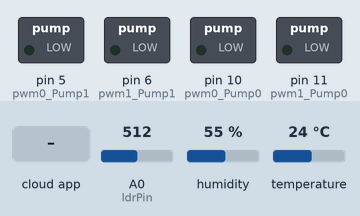
Simulated run of this sketch. Board: Arduino Mega 2560, built with avr-gcc and run on an emulated ATmega2560. On the bench: switched loads named in the sketch (green lamp = pin HIGH). Inputs (shaded band) come from the test bench; at power-on: A0 (ldrPin) = 512, humidity 55 %, temperature 24 °C. The ROS host is connected and sends only what is stated.

Above: at 1.2 s.
1.3 s: the phone or cloud app sets light to 1
At 1.9 s:
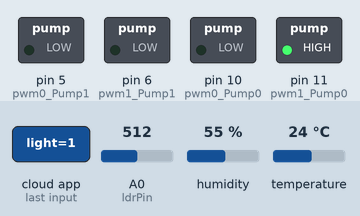
2.8 s: the phone or cloud app sets fan to 1
At 4.0 s:
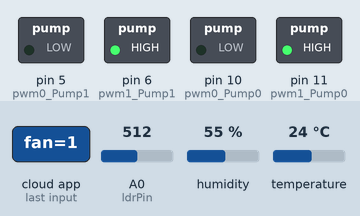
4.3 s: the phone or cloud app sets light to 0
At 5.4 s:
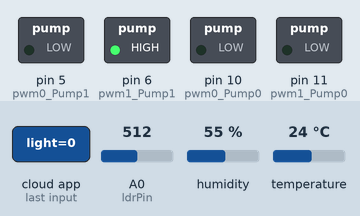
5.8 s: the phone or cloud app sets fan to 0
At 6.6 s:
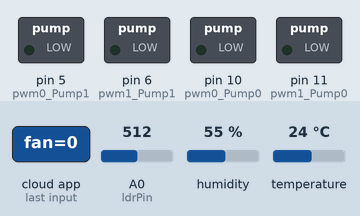
Timing chart, 0 to 8.3 s (numbered marks = the images above; inputs shaded):
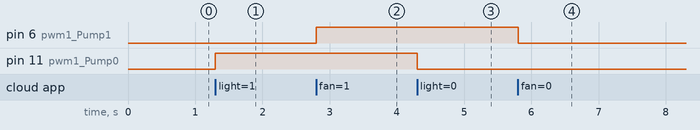

The sketch:

DHT_node.ino
```cpp
//include necessary library
#include <ros.h>
#include "std_msgs/String.h"
#include <geometry_msgs/Twist.h>
#include <std_msgs/Float64.h>
#include <std_msgs/Int64.h>
#include <std_msgs/Bool.h>

#include "DHT.h"

#define DHTPIN 53
#define DHTTYPE DHT22   // DHT 22  (AM2302), AM2321
#define pwm0_Pump0 10
#define pwm1_Pump0 11
#define pwm0_Pump1 5
#define pwm1_Pump1 6
#define L1 25
#define L2 24
#define L3 23
#define L4 22
#define ldrPin A0

DHT dht(DHTPIN, DHTTYPE);

void messageCb_pump0(const std_msgs::Bool &msg)
{
  if (msg.data == true)
  {
    analogWrite(pwm0_Pump0, 0);
    analogWrite(pwm1_Pump0, 255);
  }
  else
  {
    analogWrite(pwm0_Pump0, 0);
    analogWrite(pwm1_Pump0, 0);
  }
}

void messageCb_pump1(const std_msgs::Bool &msg)
{
  if (msg.data == true)
  {
    analogWrite(pwm0_Pump1, 0);
    analogWrite(pwm1_Pump1, 255);
  }
  else
  {
    analogWrite(pwm0_Pump1, 0);
    analogWrite(pwm1_Pump1, 0);
  }
}


//Set up the ros node (publisher and subscriber)
std_msgs::Float64 humid;
std_msgs::Float64 temp;
//std_msgs::Int64 level1;
//std_msgs::Int64 level2;
//std_msgs::Int64 level3;
//std_msgs::Int64 level4;
std_msgs::Int64 ldrPinOutputVal;
ros::Publisher pub_Humid("val_Humid", &humid);
ros::Publisher pub_Temp("val_Temp", &temp);
//ros::Publisher pub_L1("val_L1", &level1);
//ros::Publisher pub_L2("val_L2", &level2);
//ros::Publisher pub_L3("val_L3", &level3);
//ros::Publisher pub_L4("val_L4", &level4);
ros::Publisher pub_ldrPinOutputVal("val_ldrPin", &ldrPinOutputVal);

ros::Subscriber<std_msgs::Bool> sub_pump0("/light", messageCb_pump0);
ros::Subscriber<std_msgs::Bool> sub_pump1("/fan", messageCb_pump1);

ros::NodeHandle nh;

void setup() {
//  pinMode(L1, INPUT_PULLUP);
//  pinMode(L2, INPUT_PULLUP);
//  pinMode(L3, INPUT_PULLUP);
//  pinMode(L4, INPUT_PULLUP);

  pinMode(ldrPin, INPUT);

  dht.begin();

  //Initiate ROS-node
  nh.initNode();

  nh.advertise(pub_Humid);
  nh.advertise(pub_Temp);

//  nh.advertise(pub_L1);
//  nh.advertise(pub_L2);
//  nh.advertise(pub_L3);
//  nh.advertise(pub_L4);
  nh.advertise(pub_ldrPinOutputVal);

  nh.subscribe(sub_pump0);
  nh.subscribe(sub_pump1);
}

void loop() {
  // Reading temperature or humidity takes about 250 milliseconds!
  // Sensor readings may also be up to 2 seconds 'old' (its a very slow sensor)
  humid.data = dht.readHumidity();
  // Read temperature as Celsius (the default)
  temp.data = dht.readTemperature();

//  level1.data=digitalRead(L1);
//  level2.data=digitalRead(L2);
//  level3.data=digitalRead(L3);
//  level4.data=digitalRead(L4);
  ldrPinOutputVal.data=analogRead(ldrPin);

  pub_Humid.publish(&humid);
  pub_Temp.publish(&temp);

//  pub_L1.publish(&level1);
//  pub_L2.publish(&level2);
//  pub_L3.publish(&level3);
//  pub_L4.publish(&level4);
  pub_ldrPinOutputVal.publish(&ldrPinOutputVal);

  nh.spinOnce();
}
```

Measured:
- after the input at 1.3 s, pin 11 (pwm1_Pump0): LOW → HIGH at once
- after the input at 2.8 s, pin 6 (pwm1_Pump1): LOW → HIGH at once
- after the input at 4.3 s, pin 11 (pwm1_Pump0): HIGH → LOW at once
- after the input at 5.8 s, pin 6 (pwm1_Pump1): HIGH → LOW at once
